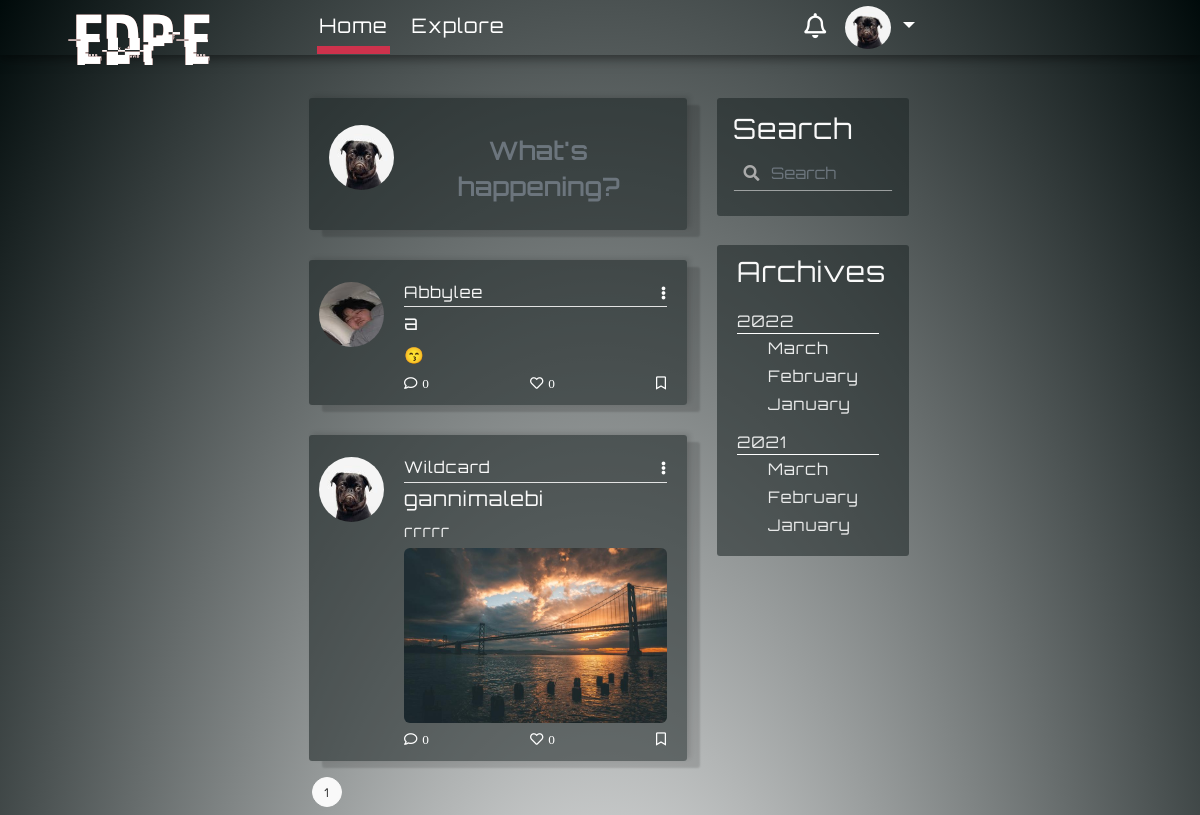
The page /home (signed in) on the database as committed earlier.
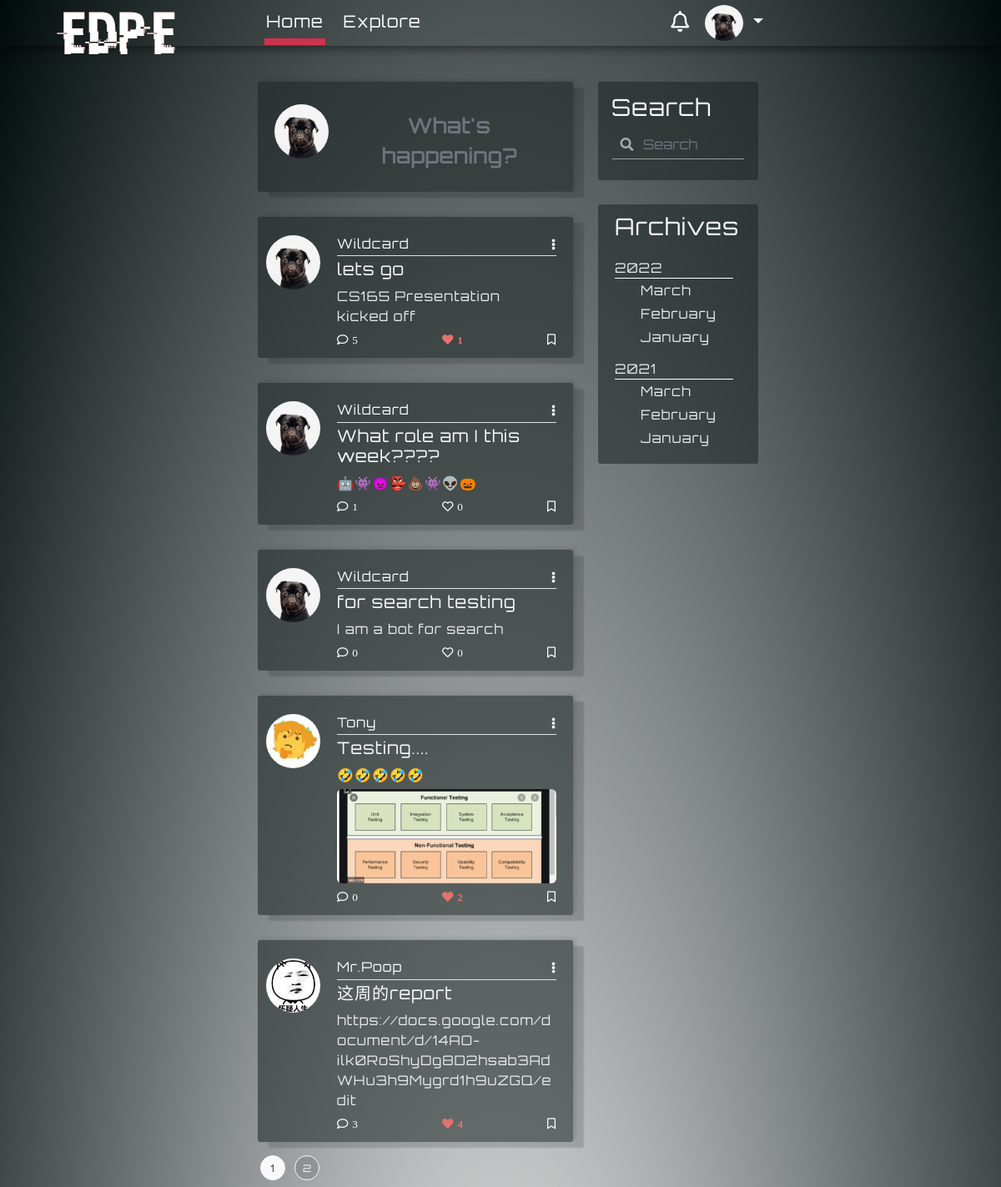
The same page on the database as committed later.
### myBlogApp/models.py (models this page shows, shortened)
class SearchableMixin(object):
    @classmethod
    def before_commit(cls, session):
        session._changes = {
            'add': list(session.new),
            'update': list(session.dirty),
            'delete': list(session.deleted)
        }
    @classmethod
    def after_commit(cls, session):
        for obj in session._changes['add']:
            if isinstance(obj, SearchableMixin):
                add_to_index(obj.__tablename__, obj)
        for obj in session._changes['update']:
            if isinstance(obj, SearchableMixin):
                add_to_index(obj.__tablename__, obj)
        for obj in session._changes['delete']:
            if isinstance(obj, SearchableMixin):
                remove_from_index(obj.__tablename__, obj)
        session._changes = None

class Post(SearchableMixin, db.Model):
    __searchable__ = ['body']
    id = db.Column(db.Integer, primary_key=True)
    title = db.Column(db.String(100))
    body = db.Column(db.String(140))
    post_picture = db.Column(db.String(200))
    timestamp = db.Column(db.DateTime, index=True, default=datetime.utcnow)
    user_id = db.Column(db.Integer, db.ForeignKey('user.id'))
    comment = db.relationship('Comment', backref='post', foreign_keys='Comment.post_id', lazy='dynamic')
    comment_num = db.Column(db.Integer, default=0)
    likes = db.relationship('Like_Post', backref='l_post', lazy='dynamic')

class User(UserMixin, db.Model):
    id = db.Column(db.Integer, primary_key=True)
    username = db.Column(db.String(64), index=True, unique=True)
    email = db.Column(db.String(120), index=True, unique=True)
    image_file = db.Column(db.String(200), default='default.png')
    password_hash = db.Column(db.String(128))
    about_me = db.Column(db.String(140))
    last_seen = db.Column(db.DateTime, default=datetime.utcnow())
    posts = db.relationship('Post', backref='author', foreign_keys='Post.user_id', lazy=True)
    comments = db.relationship('Comment', backref='c_author', foreign_keys='Comment.author_id', lazy='dynamic')
    followed = db.relationship(
        'User', secondary=followers,
        primaryjoin=(followers.c.follower_id == id),
        secondaryjoin=(followers.c.followed_id == id),
        backref=db.backref('followers', lazy='dynamic'), lazy='dynamic')
    liked = db.relationship('Like_Post', foreign_keys='Like_Post.liked_user_id', backref='liked_author', lazy='dynamic')
    message_sent = db.relationship('Message', foreign_keys='Message.sender_id', backref='author', lazy='dynamic')
    message_received = db.relationship('Message', foreign_keys='Message.recipient_id', backref='recipient', lazy='dynamic')
    last_message_read_time = db.Column(db.DateTime)
    notifications = db.relationship('Notification', foreign_keys='Notification.notification_user_id',
                                    backref='notification_user', lazy='dynamic')
    def new_messages(self):
        last_read_time = self.last_message_read_time or datetime(1900, 1, 1)
        return Message.query.filter_by(recipient=self).filter(Message.timestamp > last_read_time).count()
    def has_liked_post(self, post):
        return Like_Post.query.filter(
            Like_Post.liked_user_id == self.id,
            Like_Post.liked_post_id == post.id).count() > 0
    def followed_posts(self):
        followed = Post.query.join(
            followers, (followers.c.followed_id == Post.user_id)).filter(
                followers.c.follower_id == self.id)
        own = Post.query.filter_by(user_id=self.id)
        return followed.union(own).order_by(Post.timestamp.desc())

### myBlogApp/routes.py (the view)
@app.route('/home')
@login_required
def home():
    page = request.args.get('page', 1, type=int)
    posts = current_user.followed_posts().paginate(page=page, per_page=5)
    return render_template('home.html', title='Home', posts=posts)

### myBlogApp/form.py
class SearchForm(FlaskForm):
    q = StringField('Search', validators=[DataRequired()])
    def __init__(self, *args, **kwargs):
        if 'formdata' not in kwargs:
            kwargs['formdata'] = request.args
        if 'csrf_enabled' not in kwargs:
            kwargs['csrf_enabled'] = False
        super(SearchForm, self).__init__(*args, **kwargs)

### myBlogApp/models.py (called while the page is built)
@login.user_loader
def load_user(id):
    return User.query.get(int(id))

### myBlogApp/routes.py (called while the page is built)
@app.before_request
def before_request():
    if current_user.is_authenticated:
        current_user.last_seen = datetime.utcnow()
        db.session.commit()
        g.search_form = SearchForm()

### myBlogApp/templates/home.html (shortened to what this page needs)
{% extends 'base.html' %}
{% block content %}
    <article class="media content-section media content-section-margin-control">
        <div class="media">
            <img class="rounded-circle article-img" src="{{ url_for('static', filename = 'profile/' + current_user.image_file) }}">
          <div class="media-body media-body-margin-control" style="text-align:center">
              <a class="wocao new-post-link-anchor " data-toggle="modal" data-target="#newPostModal" href="{{ url_for('new_post')}}">What's happening?</a>
          </div>
        </div>
    </article>
    {% for post in posts.items %}
    <article class="media content-section border-width-control index-check home-index-check art-link" >
        <a class="mr-1"  href="{{ url_for('user_posts', username=post.author.username) }}">
            <img class="rounded-circle article-img" src="{{ url_for('static', filename = 'profile/' + post.author.image_file) }}">
        </a>
        <div class="media-body">
            <div class="article-metadata space-control">
                <a class="mr-2" style="font-weight: 500;" href="{{ url_for('user_posts', username=post.author.username) }}">{{ post.author.username }}</a>
                <div class="dropdown">
                     <a class="comment-color dropdown-toggle toggle-remove", id="navbarDropdownMenuLink2" data-toggle="dropdown" aria-haspopup="true" aria-expanded="false" href="#"><i class="fas fa-ellipsis-v immune-click add-padding"></i></a>
                </div>
            </div>
            <h5>{{ post.title }}</h5>
            <span class="article-content">{{ post.body }}</span>
            <div class="post-picture-container immune-click">
            {% if post.post_picture %}
                <img class="post-pic-margin immune-click post-pic" src=" {{ url_for('static', filename = 'post_pictures/' + post.post_picture) }}" alt="profile image">
            {% endif %}
            </div>
            <div class="article-metadata pm-control check-index-for-like space-control">
            <a class="comment-color" id="addComments-home" data-toggle="modal" data-target="#layoutforcomment" rel="6"  href="{{ url_for('addComments', post_id= post.id) }}"><i class="far fa-comment i-margin-control immune-click">{{ post.comment_num }}</i></a>
            {% if current_user.has_liked_post(post)%}
                <a class="comment-color unlike-link-home" id="ul_l" rel="{{ url_for('unlike', post_id = post.id) }}" href="javascript:"><i class="fas fa-heart i-margin-control i-color-change i-like immune-click">{{post.likes.count()}}</i></a>
            {% else %}
                <a class="comment-color like-link-home " id="l_l" rel="{{ url_for('like', post_id = post.id) }}" href="javascript:"><i class="far fa-heart i-margin-control i-like immune-click">{{post.likes.count()}}</i></a>
            {% endif %}
            <a class="comment-color" href="#"><i class="far fa-bookmark immune-click"></i></a>
            </div>
        </div>
    </article>
    {% endfor %}
    {% for page_num in posts.iter_pages(left_edge=1, right_edge=1, left_current=1, right_current=2) %}
        {% if page_num %}
            {% if posts.page == page_num %}
                <a class="btn pagination-style pagination-active-style" href="{{ url_for('home', page= page_num) }}">{{ page_num }}</a>
            {% else %}
                <a class="btn pagination-style" href="{{ url_for('home', page= page_num) }}">{{ page_num }}</a>
            {% endif %}
        {% else %}
            ...
        {% endif %}
    {% endfor %}
{% endblock content %}

Rows that differ between the two databases and show on the page:
no longer on this page (row unchanged): Post: image_file (picture), author.username "Abbylee", title "a", body "😙", comment_num "0", likes.count "0"
removed Post: image_file (picture), author.username "Wildcard", title "gannimalebi", body "rrrrr", post_picture (picture), comment_num "0", likes.count "0"
added Post: image_file (picture), author.username "Wildcard", title "lets go", body "CS165 Presentation kicked off", comment_num "5", likes.count "1"
added Post: image_file (picture), author.username "Wildcard", title "What role am I this week????", body "🤖👾👿👺💩👾👽🎃", comment_num "1", likes.count "0"
added Post: image_file (picture), author.username "Wildcard", title "for search testing", body "I am a bot for search", comment_num "0", likes.count "0"
added Post: image_file (picture), author.username "Tony", title "Testing....", body "🤣🤣🤣🤣🤣", post_picture (picture), comment_num "0", likes.count "2"
added Post: image_file (picture), author.username "Mr.Poop", title "这周的report", body "https://docs.google.com/document/d/14AO-ilk0RoShyDg8D2hsab3AdWHu3h9Mygrd1h9uZGQ/edit", comment_num "3", likes.count "4"
Other text that changed with them:
new list line: "2"
